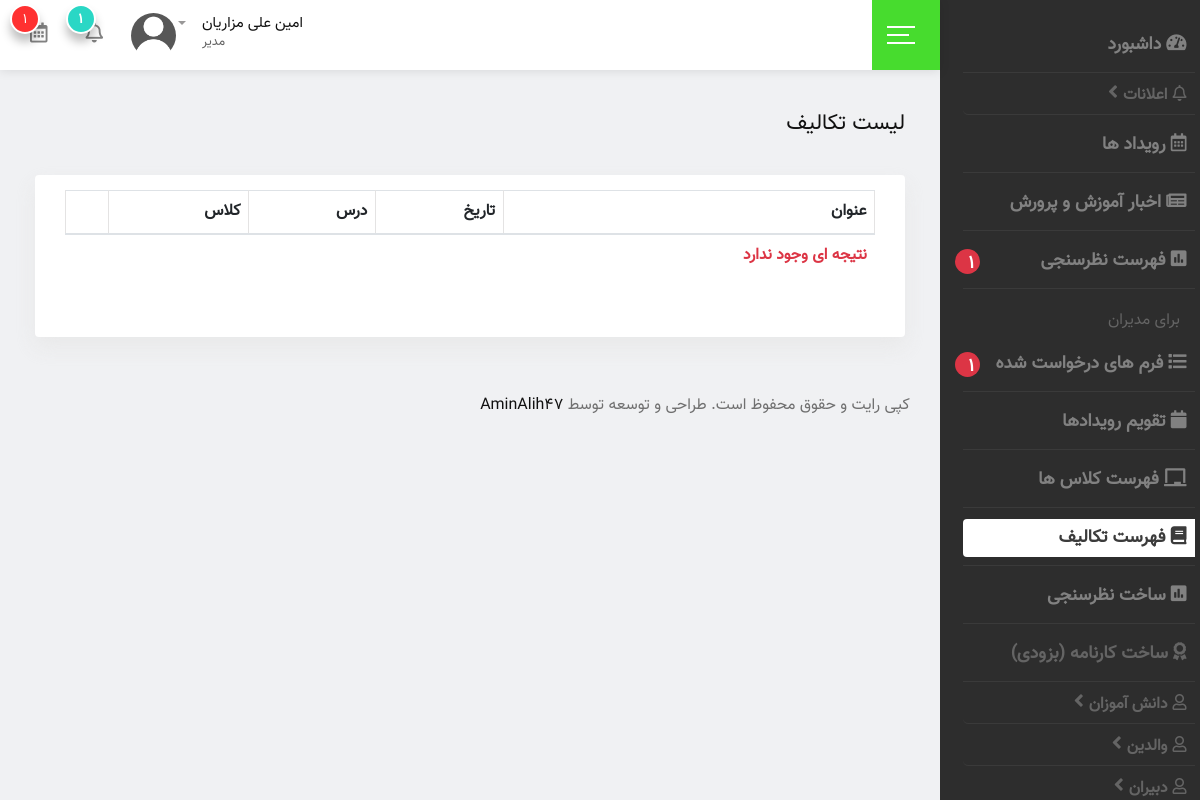
Before: /home-work/list/ (signed in) with the older database file.
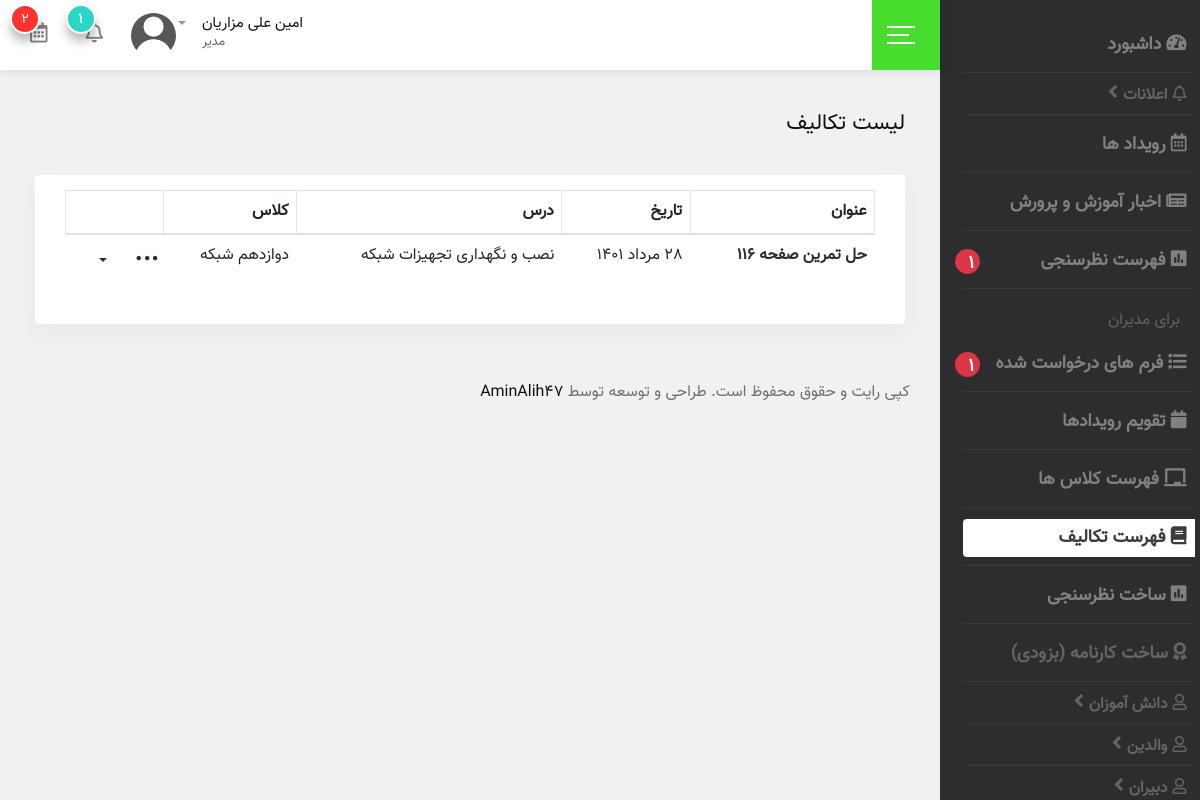
After: the same page with the newer database file.
### manager/models.py (models this page shows, shortened)
class EventCalendar(models.Model):
    id = models.IntegerField(
        unique=True,
        primary_key=True,
        verbose_name="آیدی رویدار",
    )
    title = models.CharField(
        max_length=10,
        verbose_name="عنوان رویداد",
    )
    description = models.TextField(
        max_length=100,
        null=True,
        blank=True,
        verbose_name='توضیحات رویداد',
    )
    start = models.CharField(
        max_length=60,
        verbose_name="شروع رویداد",
    )
    end = models.CharField(
        max_length=60,
        default=start,
        verbose_name="پایان رویداد",
    )
    backgroundColor = models.CharField(
        max_length=15,
        verbose_name="رنگ زمینه رویداد",
    )
    borderColor = models.CharField(
        max_length=15,
        verbose_name="رنگ خط رویداد",
    )
    publish = models.DateTimeField(
        auto_now_add=True,
        verbose_name="زمان ساخت",
    )
    class Meta:
        verbose_name = 'رویداد'
        verbose_name_plural = '01. تقویم رویداد ها'
    def jstart(self):
        start = self.start[:10]
        date_time_obj = datetime.strptime(start, '%Y-%m-%d')
        return change_month(jdatetime.date.fromgregorian(date=datetime.date(date_time_obj)))
    @property
    def count(self):
        events = EventCalendar.objects.all().count()
        return events

class HomeWork(models.Model):
    attendance = models.ForeignKey(
        Attendance,
        on_delete=models.CASCADE,
        related_name='att_home_work',
        verbose_name='برای کلاس',
    )
    title = models.CharField(
        max_length=20,
        verbose_name='عنوان',
    )
    description = models.TextField(
        max_length=120,
        verbose_name='شرح تکلیف',
        blank=True,
    )
    create = models.DateTimeField(
        default=timezone.now,
        verbose_name="تاریخ ساخت تکلیف",
    )
    class Meta:
        verbose_name = "تکلیف"
        verbose_name_plural = '08. تکالیف'
        ordering = ('-create',)
    @property
    def date(self):
        return change_month(self.attendance.date)

class Attendance(models.Model):
    attendance_class = models.ForeignKey(
        Classes,
        on_delete=models.CASCADE,
        related_name="attendance_class",
        verbose_name="کلاس",
    )
    book = models.ForeignKey(
        Books,
        on_delete=models.CASCADE,
        related_name="attendance_book",
        verbose_name="کتاب",
    )
    date = models.CharField(
        max_length=50,
        default=str(jdatetime.date.fromgregorian(date=timezone.now())),
        verbose_name="تاریخ کلاس",
    )
    create = models.DateTimeField(
        default=timezone.now,
        verbose_name="تاریخ ساخت کلاس",
    )
    teacher = models.ForeignKey(
        to='account.User',
        on_delete=models.CASCADE,
        related_name="attendance_teacher",
        default=1,
        verbose_name="دبیر",
    )
    class Meta:
        verbose_name = 'حضور و غیاب'
        verbose_name_plural = '07. حضور و غیاب ها'
        ordering = ('-create',)
    def jdate(self):
        """
        Convert Gregorian date to Jalali
        """
        return change_month(self.date)
    jdate.short_description = 'تاریخ کلاس'

class Books(models.Model):
    name = models.CharField(
        max_length=50,
        verbose_name="نام کتاب درسی",
    )
    units = models.IntegerField(
        verbose_name="تعداد واحد",
    )
    teacher = models.ManyToManyField(
        to='account.User',
        related_name="teacher_book",
        limit_choices_to={"is_teacher": True},
        blank=True,
        verbose_name="دبیر کتاب",
    )
    grade = models.ForeignKey(
        Grade,
        null=True,
        blank=True,
        on_delete=models.SET_NULL,
        related_name="grade_books",
        verbose_name="مقطع",
    )
    major = models.ManyToManyField(
        Major,
        blank=True,
        related_name="major_books",
        verbose_name="رشته",
    )
    class Meta:
        verbose_name = 'کتاب'
        verbose_name_plural = '06. کتاب ها'
    def __str__(self):
        return self.name

class Classes(models.Model):
    name = models.CharField(
        max_length=15,
        verbose_name="نام کلاس",
    )
    code = models.CharField(
        max_length=10,
        null=True,
        blank=True,
        verbose_name="شماره کلاس",
    )
    books = models.ManyToManyField(
        to="manager.Books",
        related_name="books_class",
        verbose_name="کتاب های کلاس",
    )
    teacher = models.ManyToManyField(
        to='account.User',
        related_name="teacher_class",
        limit_choices_to={"is_teacher": True},
        verbose_name="معلم کلاس",
    )
    grade = models.ForeignKey(
        Grade,
        null=True,
        blank=True,
        on_delete=models.SET_NULL,
        related_name="grade_classes",
        verbose_name="مقطع",
    )
    major = models.ForeignKey(
        Major,
        null=True,
        blank=True,
        on_delete=models.SET_NULL,
        related_name="major_classes",
        verbose_name="رشته",
    )
    class Meta:
        verbose_name = 'کلاس'
        verbose_name_plural = '05. کلاس ها'
    def __str__(self):
        return self.name

### main/decorators.py (the view)
        def inner(request, *args, **kwargs):
            user = []
            if request.user.is_anonymous:
                user.append("is_anonymous")
            elif request.user.is_superuser or request.user.is_manager:
                user.extend(["is_superuser", "is_manager"])
            elif request.user.is_parent:
                user.append("is_parent")
            elif request.user.is_teacher:
                user.append("is_teacher")
            elif request.user.is_student:
                user.append("is_student")
            if user[0] not in user_permission_list:
                return redirect(reverse_lazy('main:login'))
            else:
                return view_func(request, *args, **kwargs)

### main/templates/main/classes/class_list.html (shortened to what the changed rows need)
{% extends 'base.html' %}
{% block main %}
<div class="m-2">
    {% if request.resolver_match.url_name == "class_list" %}
    <div class="breadcrumbs-area">
        <h3>لیست کلاس ها</h3>
    </div>
    <div class="row">
        <div class="col-lg-12">
            <div class="card dashboard-card-eleven">
                <div class="card-body user_list">
                    <div class="table-box-wrap">
                        <form class="search-form-box">
                            <div class="row gutters-8">
                                <div class="col-3-xxxl col-xl-3 col-lg-3 col-12 form-group">
                                    <span class="small mb-1">فیلتر بر اساس مقطع</span>
                                    <div class="d-block">
                                        {{ filter.form.grade }}
                                    </div>
                                </div>
                                {% if majors %}
                                <div class="col-lg-3 col-12 form-group">
                                    <span class="small mb-1">فیلتر بر اساس رشته</span>
                                    <div class="d-block">
                                        {{ filter.form.major }}
                                    </div>
                                </div>
                                {% endif %}
                                <div class="row">
                                    <div class="col-md-12">
                                        <span class="small mb-1">جستجو بر اساس نام</span>
                                    </div>
                                    <div class="col-lg-5 col-6 form-group">
                                        {{ filter.form.name }}
                                    </div>
                                    <div class="col-lg-3 col-6 form-group">
                                        <button type="submit" class="btn search_btn">جستجو
                                        </button>
                                    </div>
                                </div>
                            </div>
                        </form>
                        <div class="table-responsive student-table-box">
                            <table class="table display data-table text-nowrap">
                                <thead>
                                <tr>
                                    <th>نام کلاس</th>
                                    <th>مقطع</th>
                                    <th>رشته</th>
                                    <th></th>
                                </tr>
                                </thead>
                                <tbody>
                                {% for class in filter.qs %}
                                <tr class="filter">
                                    <td><a href="{% url 'main:class_detail' class.pk %}"><b>{{ class.name }}</b></a>
                                    </td>
                                    <td>{{ class.grade }}</td>
                                    <td>{{ class.major }}</td>
                                    <td>
                                        <div class="dropdown">
                                            <a href="#" class="dropdown-toggle" data-toggle="dropdown"
                                               aria-expanded="false">
                                                <span class="flaticon-more-button-of-three-dots"></span>
                                            </a>
                                            <div class="dropdown-menu dropdown-menu-right">
                                                <a class="dropdown-item"
                                                   href="{% url 'main:class_detail' class.pk %}"><i
                                                        class="fas fa-cogs text-dark-pastel-green"></i>جزئیات</a>
                                                <a class="dropdown-item" href="{% url 'main:class_list' %}"><i
                                                        class="fas fa-redo-alt text-orange-peel"></i>تازه کردن</a>
                                            </div>
                                        </div>
                                    </td>
                                </tr>
                                {% empty %}
                                <tr>
                                    <td>
                                        <p class="text-danger font-weight-bold">نتیجه ای وجود ندارد</p>
                                    </td>
                                </tr>
                                {% endfor %}
                                </tbody>
                            </table>
                        </div>
                    </div>
                </div>
            </div>
        </div>
    </div>
    {% elif request.resolver_match.url_name == "home_work_list" %}
    <div class="row">
        <div class="col-lg-12">
            <div class="card dashboard-card-eleven">
                <div class="card-body user_list">
                    <div class="table-box-wrap">
                        <div class="table-responsive student-table-box">
                            <table class="table display data-table text-nowrap">
                                <thead>
                                <tr>
                                    <th>عنوان</th>
                                    <th>تاریخ</th>
                                    <th>درس</th>
                                    {% if request.user.is_superuser or request.user.is_manager %}
                                    <th>کلاس</th>
                                    {% endif %}
                                    <th></th>
                                </tr>
                                </thead>
                                <tbody>
                                {% for hw in home_works %}
                                <tr class="filter">
                                    <td><a href="{% url 'main:home_work_detail' hw.pk %}"><b>{{ hw.title }}</b></a>
                                    </td>
                                    <td>{{ hw.date }}</td>
                                    <td>{{ hw.attendance.book }}</td>
                                    {% if request.user.is_superuser or request.user.is_manager %}
                                    <td>{{ hw.attendance.attendance_class }}</td>
                                    {% endif %}
                                    <td>
                                        <div class="dropdown">
                                            <a href="#" class="dropdown-toggle" data-toggle="dropdown"
                                               aria-expanded="false">
                                                <span class="flaticon-more-button-of-three-dots"></span>
                                            </a>
                                        </div>
                                    </td>
                                </tr>
                                {% empty %}
                                <tr>
                                    <td>
                                        <p class="text-danger font-weight-bold">نتیجه ای وجود ندارد</p>
                                    </td>
                                </tr>
                                {% endfor %}
                                </tbody>
                            </table>
                        </div>
                    </div>
                </div>
            </div>
        </div>
    </div>
    {% endif %}
</div>
{% endblock %}

### templates/header.html (shortened to what this page needs)
{% load static %}
<div class="navbar navbar-expand-md header-menu-one bg-light">
    <div class="nav-bar-header-one">
        <div class="header-logo">
        </div>
        <div class="toggle-button sidebar-toggle">
            <button onclick="openNav()" type="button" class="item-link">
                        <span class="btn-icon-wrap">
                            <span></span>
                            <span></span>
                            <span></span>
                        </span>
            </button>
        </div>
    </div>
    <div class="header-main-menu collapse navbar-collapse" id="mobile-navbar">
        <ul class="navbar-nav">
            <li class="navbar-item header-search-bar">
                <div class="input-group stylish-input-group">
                </div>
            </li>
        </ul>
        <ul class="navbar-nav">
            <li class="navbar-item dropdown header-admin">
                <a class="navbar-nav-link dropdown-toggle" href="#" role="button" data-toggle="dropdown"
                   aria-expanded="false">
                    <div class="admin-title">
                        <h5 class="item-title">{{ request.user.get_full_name }}</h5>
                        <span>{% if request.user.is_superuser or request.user.is_manager %}مدیر{% elif request.user.is_parent %}والدین{% elif request.user.is_teacher %}دبیر{% elif request.user.is_student %}دانش آموز{% endif %}</span>
                    </div>
                    <div class="admin-img">
                        {% if request.user.profile_img %}
                        <img src="{{ request.user.profile_img.url }}" alt="{{ request.user.national_code }}">
                        {% else %}
                        <img src="{% static 'img/user_image.png' %}" alt="{{ request.user.national_code }}"
                             width="40px">
                        {% endif %}
                    </div>
                </a>
            </li>
            <li class="navbar-item dropdown header-message">
                <a class="navbar-nav-link dropdown-toggle" href="#" role="button" data-toggle="dropdown"
                   aria-expanded="false">
                    <i class="far fa-bell"></i>
                    <span>{% if count_notice_header %}{{ count_notice_header.count }}{% else %}0{% endif %}</span>
                </a>
            </li>
            <li class="navbar-item dropdown header-notification">
                <a class="navbar-nav-link dropdown-toggle" href="#" role="button" data-toggle="dropdown"
                   aria-expanded="false">
                    <i class="far fa-calendar-alt"></i>
                    <span>{% if event_count %}{{ event_count.count }}{% else %}0{% endif %}</span>
                </a>
            </li>
        </ul>
    </div>
</div>

Changed rows visible on the page:
computed for EventCalendar: count "1" → "2"
added HomeWork: title "حل تمرین صفحه ۱۱۶", date "28 مرداد 1401", attendance.book "نصب و نگهداری تجهیزات شبکه", attendance.attendance_class "دوازدهم شبکه"
Other visible differences:
text no longer shown: "نتیجه ای وجود ندارد"
